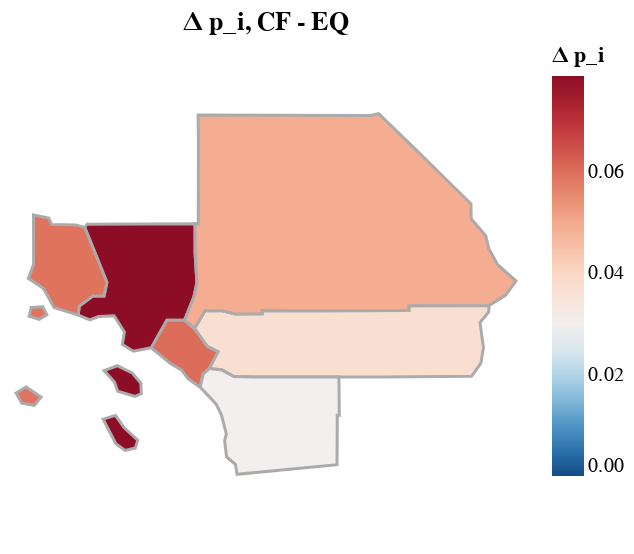

This figure's notebook cell:
### Code cell
map_p_i_diff

### Figure 1 — Vega-Lite specification as saved in the notebook (floating-point values rounded to 4 significant figures)
{"config": {"view": {"continuousWidth": 300, "continuousHeight": 300}}, "data": {"values": [{"type": "Feature", "geometry": {"type": "MultiPolygon", "coordinates": [[[[-118.1, 33.69], [-118.3, 33.66], [-118.5, 33.73], [-118.4, 33.84], [-118.6, 33.99], [-118.7, 33.98], [-118.8, 33.95], [-119.0, 33.99], [-118.9, 34.07], [-118.8, 34.17], [-118.7, 34.17], [-118.6, 34.29], [-118.9, 34.79], [-118.9, 34.82], [-117.7, 34.82], [-117.7, 34.56], [-117.6, 34.29], [-117.7, 34.16], [-117.8, 33.95], [-118.0, 33.95], [-118.1, 33.69]]], [[[-118.7, 33.49], [-118.5, 33.53], [-118.4, 33.46], [-118.3, 33.37], [-118.3, 33.27], [-118.3, 33.25], [-118.5, 33.3], [-118.6, 33.38], [-118.7, 33.49]]], [[[-118.7, 33.04], [-118.5, 33.07], [-118.4, 32.96], [-118.3, 32.85], [-118.3, 32.77], [-118.4, 32.75], [-118.5, 32.81], [-118.7, 33.04]]]]}, "properties": {"county_i_name": "Los Angeles", "county_i": 0, "H_i_2024_data": 3696.0, "H_i_2025_data": 3727.0, "N_i_2024_data": 3305.0, "N_i_2025_data": 3314.0, "L_i_data": 4742.0, "F_i_nofire": 0, "F_i_fire1": 0.01, "p_i_eq": 0.8522, "A_i_eq": 1.089, "p_i_cf": 0.9312, "diff_p_i": 0.07895, "FID": 1993}}, {"type": "Feature", "geometry": {"type": "Polygon", "coordinates": [[[-117.8, 33.95], [-117.7, 33.87], [-117.5, 33.71], [-117.4, 33.66], [-117.5, 33.51], [-117.6, 33.45], [-117.6, 33.33], [-117.7, 33.41], [-117.8, 33.49], [-117.9, 33.55], [-118.1, 33.69], [-118.0, 33.95], [-117.8, 33.95]]]}, "properties": {"county_i_name": "Orange", "county_i": 1, "H_i_2024_data": 1158.0, "H_i_2025_data": 1164.0, "N_i_2024_data": 1057.0, "N_i_2025_data": 1058.0, "L_i_data": 1548.0, "F_i_nofire": 0, "F_i_fire1": 0.0, "p_i_eq": 0.8779, "A_i_eq": 0.02765, "p_i_cf": 0.9382, "diff_p_i": 0.0603, "FID": 362}}, {"type": "Feature", "geometry": {"type": "Polygon", "coordinates": [[[-116.1, 33.43], [-117.0, 33.43], [-117.2, 33.43], [-117.4, 33.49], [-117.5, 33.51], [-117.4, 33.66], [-117.5, 33.71], [-117.7, 33.87], [-117.6, 34.03], [-117.4, 34.03], [-117.2, 34.0], [-116.9, 34.0], [-116.9, 34.03], [-116.3, 34.03], [-115.3, 34.03], [-115.3, 34.08], [-114.4, 34.08], [-114.4, 34.02], [-114.5, 33.93], [-114.5, 33.7], [-114.5, 33.55], [-114.6, 33.43], [-115.6, 33.43], [-116.1, 33.43]]]}, "properties": {"county_i_name": "Riverside", "county_i": 2, "H_i_2024_data": 882.4, "H_i_2025_data": 893.3, "N_i_2024_data": 835.9, "N_i_2025_data": 837.5, "L_i_data": 1016.0, "F_i_nofire": 0, "F_i_fire1": 0.0, "p_i_eq": 0.9256, "A_i_eq": 0.3969, "p_i_cf": 0.9628, "diff_p_i": 0.03721, "FID": 2943}}, {"type": "Feature", "geometry": {"type": "Polygon", "coordinates": [[[-117.7, 33.87], [-117.8, 33.95], [-117.7, 34.16], [-117.6, 34.29], [-117.7, 34.56], [-117.7, 34.82], [-117.6, 34.82], [-117.6, 35.56], [-117.6, 35.8], [-116.9, 35.8], [-115.7, 35.79], [-115.6, 35.81], [-115.3, 35.5], [-114.6, 35.0], [-114.6, 34.87], [-114.5, 34.71], [-114.4, 34.59], [-114.3, 34.45], [-114.1, 34.3], [-114.3, 34.17], [-114.4, 34.08], [-115.3, 34.08], [-115.3, 34.03], [-116.3, 34.03], [-116.9, 34.03], [-116.9, 34.0], [-117.2, 34.0], [-117.4, 34.03], [-117.6, 34.03], [-117.7, 33.87]]]}, "properties": {"county_i_name": "San Bernardino", "county_i": 3, "H_i_2024_data": 751.6, "H_i_2025_data": 758.1, "N_i_2024_data": 698.5, "N_i_2025_data": 700.8, "L_i_data": 909.4, "F_i_nofire": 0, "F_i_fire1": 0.0, "p_i_eq": 0.9006, "A_i_eq": 0.1551, "p_i_cf": 0.95, "diff_p_i": 0.0494, "FID": 817}}, {"type": "Feature", "geometry": {"type": "Polygon", "coordinates": [[[-117.6, 33.33], [-117.6, 33.45], [-117.5, 33.51], [-117.4, 33.49], [-117.2, 33.43], [-117.0, 33.43], [-116.1, 33.43], [-116.1, 33.07], [-116.1, 33.07], [-116.1, 32.62], [-117.2, 32.53], [-117.2, 32.62], [-117.3, 32.69], [-117.3, 32.84], [-117.3, 32.9], [-117.4, 33.08], [-117.4, 33.18], [-117.6, 33.33]]]}, "properties": {"county_i_name": "San Diego", "county_i": 4, "H_i_2024_data": 1267.0, "H_i_2025_data": 1281.0, "N_i_2024_data": 1214.0, "N_i_2025_data": 1220.0, "L_i_data": 1615.0, "F_i_nofire": 0, "F_i_fire1": 0.0, "p_i_eq": 0.9413, "A_i_eq": 0.3547, "p_i_cf": 0.9708, "diff_p_i": 0.02948, "FID": 1896}}, {"type": "Feature", "geometry": {"type": "MultiPolygon", "coordinates": [[[[-119.4, 34.9], [-119.3, 34.87], [-119.2, 34.81], [-119.0, 34.81], [-118.9, 34.79], [-118.6, 34.29], [-118.7, 34.17], [-118.8, 34.17], [-118.9, 34.07], [-119.0, 33.99], [-119.2, 34.06], [-119.3, 34.24], [-119.5, 34.33], [-119.4, 34.46], [-119.4, 34.9]]], [[[-119.5, 34.06], [-119.3, 34.07], [-119.3, 34.0], [-119.4, 33.95], [-119.5, 33.98], [-119.5, 34.06]]], [[[-119.6, 33.28], [-119.5, 33.33], [-119.4, 33.24], [-119.4, 33.17], [-119.6, 33.19], [-119.6, 33.28]]]]}, "properties": {"county_i_name": "Ventura", "county_i": 5, "H_i_2024_data": 297.9, "H_i_2025_data": 300.7, "N_i_2024_data": 272.4, "N_i_2025_data": 272.7, "L_i_data": 389.5, "F_i_nofire": 0, "F_i_fire1": 0.0, "p_i_eq": 0.88, "A_i_eq": -2.024, "p_i_cf": 0.9393, "diff_p_i": 0.05927, "FID": 963}}]}, "mark": {"type": "geoshape", "stroke": "#ababab", "strokeWidth": 1.5}, "encoding": {"color": {"field": "properties.diff_p_i", "scale": {"domainMid": 0, "reverse": true, "scheme": "redblue"}, "title": "Δ p_i", "type": "quantitative"}}, "height": 250, "projection": {"type": "mercator"}, "title": "Δ p_i, CF - EQ", "width": 250, "$schema": "https://vega.github.io/schema/vega-lite/v5.20.1.json"}
